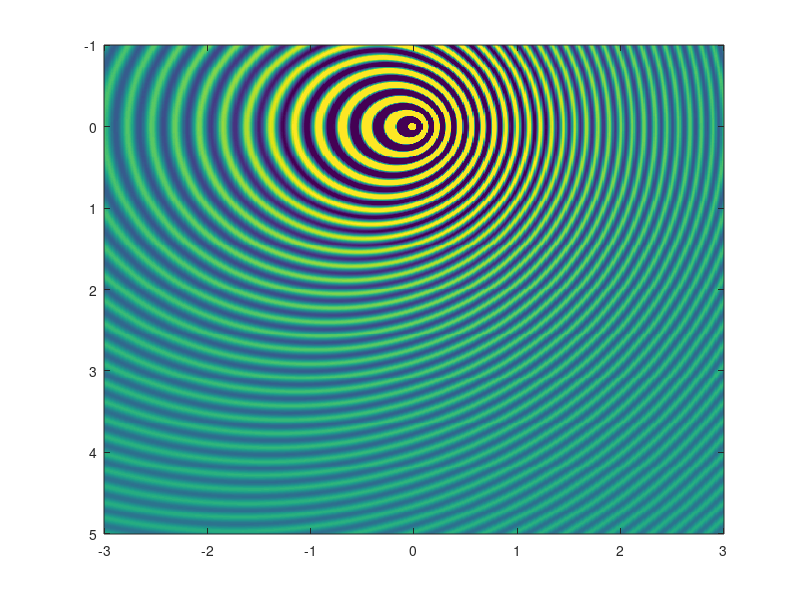

MATLAB code to generate this figure: (Note: this script raises an error after producing the figure.)
%%%%%%%%%%%%%%%%%%%%%%%%%%%%%%%%%%%%%%%%%%%%%%%%%%%%%%%%%%%%%%%%%%%%%%%%%%%
% This work is supplementary material for the book                        %
%                                                                         %
% Jens Ahrens, Analytic Methods of Sound Field Synthesis, Springer-Verlag %
% Berlin Heidelberg, 2012, http://dx.doi.org/10.1007/978-3-642-25743-8    %
%                                                                         %
% It has been downloaded from http://soundfieldsynthesis.org and is       %
% licensed under a Creative Commons Attribution-NonCommercial-ShareAlike  %
% 3.0 Unported License. Please cite the book appropriately if you use     %
% these materials in your own work.                                       %
%                                                                         %
% (c) 2012 by Jens Ahrens                                                 %
%%%%%%%%%%%%%%%%%%%%%%%%%%%%%%%%%%%%%%%%%%%%%%%%%%%%%%%%%%%%%%%%%%%%%%%%%%%

clear;

v     = 120;
f     = 2000; 
t     = 0;
c     = 343; 
omega = 2*pi*f;
M     = v / c;

% create spatial grid
X        = linspace( -3, 3, 500 );
Y        = linspace( -1, 5, 500 );
[ x, y ] = meshgrid( X, Y );
z        = 0;

% Eq. (5.58)
Delta = sqrt( ( x - v*t ).^2  + ( y.^2 + z.^2 ) .* ( 1 - M^2 ) );

% Eq. (5.57)
tau = ( M .* ( x - v*t ) + Delta ) / ( c * ( 1 - M^2 ) );

% Eq. (5.60)
s = 1 / (4*pi) .* exp( 1i .* omega .* ( t - tau ) ) ./ Delta;

% normalize
s = s ./ abs( s( end/2, end/2 ) );

figure;
imagesc( X, Y, real( s ), [ -1.5 1.5 ] );
turn_imagesc;
axis square;
colormap gray;

hold on;
% plot trajectory
plot( [ -3 3 ], [ 0 0 ], 'k:' )
hold off;

xlabel( 'x (m)' )
ylabel( 'y (m)' )

graph_defaults;
